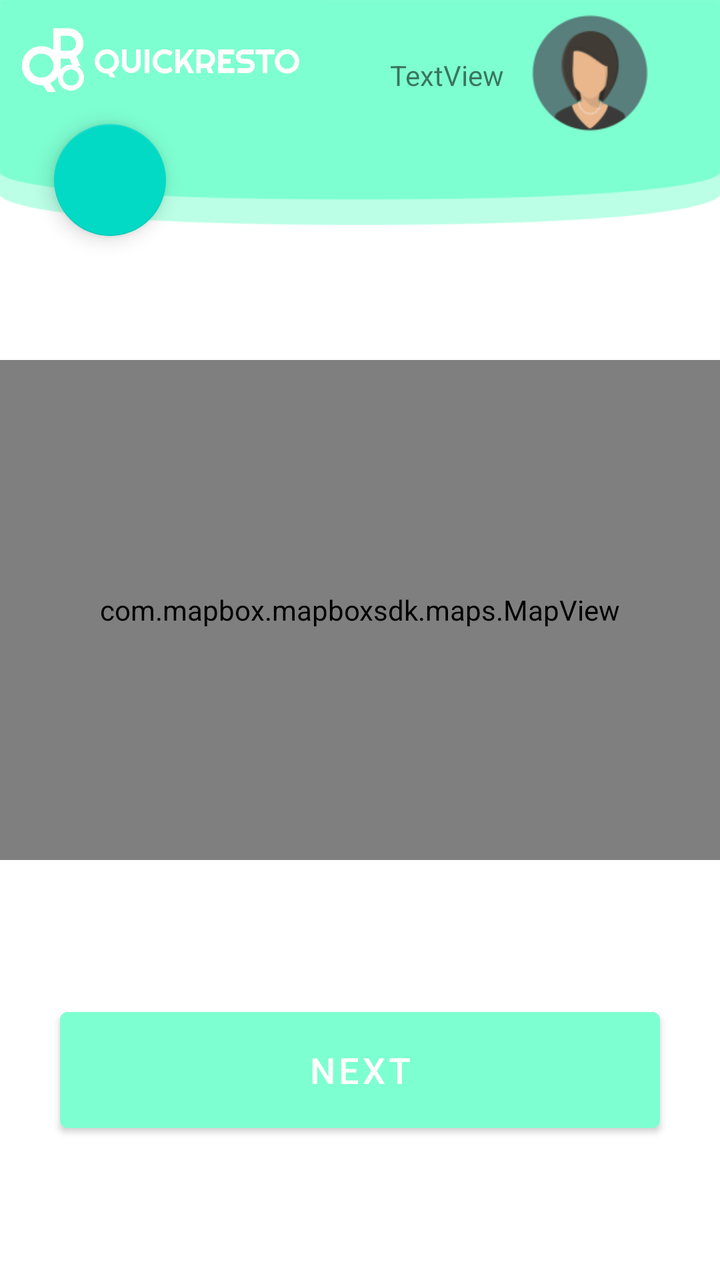
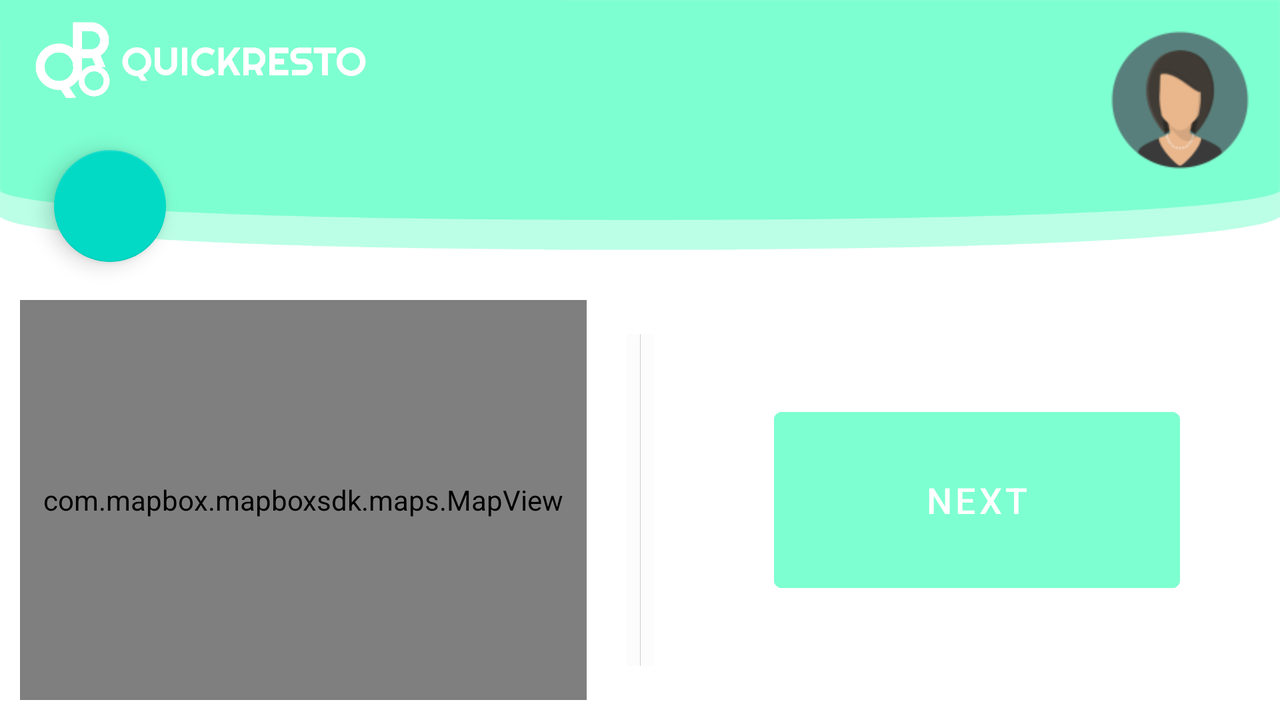

Two renders of one Android screen. The first uses the default layout on a phone; the second uses the alternative layout the repository ships for a different screen configuration, on a matching device. The two XML files are below.
<!-- AndroidManifest.xml: application theme AppTheme -->
<!-- res/layout/activity_map_restaurant.xml -->
<?xml version="1.0" encoding="utf-8"?>
<RelativeLayout xmlns:android="http://schemas.android.com/apk/res/android"
    xmlns:app="http://schemas.android.com/apk/res-auto"
    xmlns:tools="http://schemas.android.com/tools"
    android:layout_width="match_parent"
    android:layout_height="match_parent"
    tools:context=".MapRestaurant">

    <ImageView
        android:id="@+id/imageView2"
        android:layout_width="match_parent"
        android:layout_height="match_parent"
        android:scaleType="fitXY"
        app:srcCompat="@drawable/headline" />

    <ImageView
        android:id="@+id/logo"
        android:layout_width="160dp"
        android:layout_height="60dp"
        android:padding="10dp"
        android:src="@drawable/logo" />

    <androidx.coordinatorlayout.widget.CoordinatorLayout
        android:layout_width="match_parent"
        android:layout_height="match_parent">

        <com.mapbox.mapboxsdk.maps.MapView
            android:id="@+id/mapView"
            android:layout_marginTop="180dp"
            android:layout_width="match_parent"
            android:layout_height="250dp"
            app:mapbox_cameraZoom="8" />
    </androidx.coordinatorlayout.widget.CoordinatorLayout>

    <Button
        android:id="@+id/next_page"
        android:layout_width="300dp"
        android:layout_height="70dp"
        android:layout_centerHorizontal="true"
        android:layout_marginTop="500dp"
        android:layout_marginEnd="55dp"
        android:backgroundTint="#7EFFD1"
        android:text="Next"
        android:textColorLink="#FFFFFF"
        android:textSize="18dp" />

    <androidx.constraintlayout.widget.ConstraintLayout
        android:layout_width="match_parent"
        android:layout_height="match_parent">

        <com.google.android.material.floatingactionbutton.FloatingActionButton
            android:id="@+id/floating_backMap"
            android:layout_width="wrap_content"
            android:layout_height="wrap_content"
            android:layout_marginTop="62dp"
            android:layout_marginStart="27dp"
            android:src="@drawable/ic_baseline_arrow_back_24"
            app:layout_constraintTop_toTopOf="parent"
            app:layout_constraintStart_toStartOf="parent"/>
    </androidx.constraintlayout.widget.ConstraintLayout>

    <ImageView
        android:id="@+id/imageView6"
        android:layout_width="60dp"
        android:layout_height="59dp"
        android:layout_alignParentTop="true"
        android:layout_alignParentEnd="true"
        android:layout_marginTop="7dp"
        android:layout_marginEnd="35dp"
        app:srcCompat="@drawable/user" />

    <TextView
        android:id="@+id/UserNameMap"
        android:layout_width="wrap_content"
        android:layout_height="wrap_content"
        android:layout_alignParentTop="true"
        android:layout_alignParentEnd="true"
        android:layout_marginTop="28dp"
        android:layout_marginEnd="108dp"
        android:text="TextView" />
</RelativeLayout>
<!-- resources referenced by this layout -->
<resources>
  <!-- drawable headline: png bitmap (drawable, 11017 bytes) -->
  <!-- drawable logo: png bitmap (drawable-v24, 13087 bytes) -->
  <!-- drawable user: png bitmap (drawable, 6223 bytes) -->
  <style name="AppTheme" parent="Theme.MaterialComponents.Light.NoActionBar">
          
          <item name="colorPrimary">@color/colorPrimary</item>
          <item name="colorPrimaryDark">@color/colorPrimaryDark</item>
          <item name="colorAccent">@color/colorAccent</item>
      </style>
  <color name="colorPrimary">#2DD881</color>
  <color name="colorPrimaryDark">#1C0B19</color>
  <color name="colorAccent">#03DAC5</color>
</resources>
<!-- res/layout-land/activity_map_restaurant.xml (the repository's variant of the layout above) -->
<!-- drawn on the phone turned sideways -->
<?xml version="1.0" encoding="utf-8"?>
<RelativeLayout
    xmlns:android="http://schemas.android.com/apk/res/android"
    xmlns:app="http://schemas.android.com/apk/res-auto"
    android:layout_width="match_parent"
    android:layout_height="match_parent">

    <LinearLayout
        android:layout_width="match_parent"
        android:layout_height="match_parent"
        android:paddingBottom="50dp">
        <ImageView
            android:id="@+id/imageView2"
            android:layout_width="match_parent"
            android:layout_height="match_parent"
            android:scaleType="fitXY"
            app:srcCompat="@drawable/headline_large" />
    </LinearLayout>

    <ImageView
        android:id="@+id/logo"
        android:layout_width="200dp"
        android:layout_height="60dp"
        android:padding="10dp"
        android:src="@drawable/logo" />

    <LinearLayout
        android:layout_width="80dp"
        android:layout_height="80dp"
        android:layout_marginTop="10dp"
        android:layout_marginRight="10dp"
        android:padding="5dp"
        android:layout_alignParentRight="true"
        android:layout_alignParentTop="true"
        android:orientation="horizontal">

        <ImageButton
            android:id="@+id/profil"
            android:layout_width="wrap_content"
            android:layout_height="wrap_content"
            android:scaleType="fitCenter"
            android:background="@drawable/profilbtn"
            android:src="@drawable/user" />
    </LinearLayout>

    <LinearLayout
        android:layout_width="match_parent"
        android:layout_height="match_parent"
        android:orientation="horizontal">
        <LinearLayout
            android:layout_weight="1"
            android:layout_marginTop="140dp"
            android:padding="10dp"
            android:layout_width="match_parent"
            android:layout_height="match_parent">

            <androidx.coordinatorlayout.widget.CoordinatorLayout
                android:layout_width="match_parent"
                android:layout_height="match_parent">
                <com.mapbox.mapboxsdk.maps.MapView
                    android:id="@+id/mapView"
                    android:layout_width="match_parent"
                    android:layout_height="match_parent"
                    app:mapbox_cameraZoom="8" />
            </androidx.coordinatorlayout.widget.CoordinatorLayout>

        </LinearLayout>
        <LinearLayout
            android:layout_weight="1.8"
            android:layout_width="match_parent"
            android:layout_height="match_parent"
            android:layout_marginTop="140dp">
            <ImageView
                android:layout_width="match_parent"
                android:layout_height="match_parent"
                app:srcCompat="@drawable/line_ver"
                android:padding="10dp">
            </ImageView>
        </LinearLayout>
        <LinearLayout
            android:layout_weight="1"
            android:layout_marginTop="140dp"
            android:layout_width="match_parent"
            android:layout_height="match_parent"
            android:orientation="vertical"
            android:paddingTop="60dp"
            android:paddingBottom="60dp"
            android:paddingLeft="50dp"
            android:paddingRight="50dp">
            <Button
                android:id="@+id/next_page"
                android:layout_width="match_parent"
                android:layout_height="match_parent"
                android:backgroundTint="#7EFFD1"
                android:text="Next"
                android:textColorLink="#FFFFFF"
                android:textSize="18dp" />
        </LinearLayout>
    </LinearLayout>
    <androidx.constraintlayout.widget.ConstraintLayout
        android:layout_width="match_parent"
        android:layout_height="match_parent">

        <com.google.android.material.floatingactionbutton.FloatingActionButton
            android:id="@+id/floating_back_mr"
            android:layout_width="wrap_content"
            android:layout_height="wrap_content"
            android:layout_marginTop="75dp"
            android:layout_marginStart="27dp"
            android:src="@drawable/ic_baseline_arrow_back_24"
            app:layout_constraintTop_toTopOf="parent"
            app:layout_constraintStart_toStartOf="parent"/>
    </androidx.constraintlayout.widget.ConstraintLayout>
</RelativeLayout>
<!-- resources referenced by the variant -->
<!-- as the phone turned sideways resolves them -->
<resources>
  <!-- drawable headline_large: png bitmap (drawable, 17361 bytes) -->
  <!-- drawable line_ver: png bitmap (drawable-v24, 1219 bytes) -->
  <!-- drawable logo: png bitmap (drawable-v24, 13087 bytes) -->
  <!-- drawable profilbtn (drawable) -->
  <?xml version="1.0" encoding="utf-8"?>
  <selector xmlns:android="http://schemas.android.com/apk/res/android" >
      <item >
          <shape android:shape="rectangle">
              <corners android:radius="200dip" />
          </shape>
      </item>
  </selector>
  <!-- drawable user: png bitmap (drawable, 6223 bytes) -->
  <style name="AppTheme" parent="Theme.MaterialComponents.Light.NoActionBar">
          
          <item name="colorPrimary">@color/colorPrimary</item>
          <item name="colorPrimaryDark">@color/colorPrimaryDark</item>
          <item name="colorAccent">@color/colorAccent</item>
      </style>
  <color name="colorPrimary">#2DD881</color>
  <color name="colorPrimaryDark">#1C0B19</color>
  <color name="colorAccent">#03DAC5</color>
</resources>
